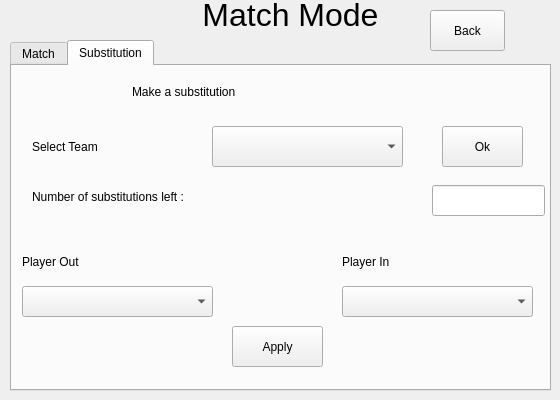
  <widget class="QWidget" name="MatchMode">
   <widget class="QLabel" name="Title_Squad_2">
    <property name="geometry">
     <rect>
      <x>200</x>
      <y>-10</y>
      <width>181</width>
      <height>51</height>
     </rect>
    </property>
    <property name="text">
     <string>&lt;html&gt;&lt;head/&gt;&lt;body&gt;&lt;p align=&quot;center&quot;&gt;&lt;span style=&quot; font-size:24pt;&quot;&gt;Match Mode&lt;/span&gt;&lt;/p&gt;&lt;/body&gt;&lt;/html&gt;</string>
    </property>
   </widget>
   <widget class="QTabWidget" name="tabWidget">
    <property name="geometry">
     <rect>
      <x>10</x>
      <y>40</y>
      <width>541</width>
      <height>351</height>
     </rect>
    </property>
    <property name="currentIndex">
     <number>1</number>
    </property>
    <widget class="QWidget" name="MatchTab">
     <attribute name="title">
      <string>Match</string>
     </attribute>
     <widget class="QTextEdit" name="MatchNotification">
      <property name="geometry">
       <rect>
        <x>0</x>
        <y>0</y>
        <width>541</width>
        <height>331</height>
       </rect>
      </property>
      <property name="styleSheet">
       <string notr="true">font: 20pt &quot;MS Shell Dlg 2&quot;;</string>
      </property>
      <property name="readOnly">
       <bool>true</bool>
      </property>
     </widget>
    </widget>
    <widget class="QWidget" name="SubTab">
     <attribute name="title">
      <string>Substitution</string>
     </attribute>
     <widget class="QComboBox" name="POutCombo">
      <property name="geometry">
       <rect>
        <x>10</x>
        <y>220</y>
        <width>191</width>
        <height>31</height>
       </rect>
      </property>
     </widget>
     <widget class="QPushButton" name="ApplySubButton">
      <property name="geometry">
       <rect>
        <x>220</x>
        <y>260</y>
        <width>91</width>
        <height>41</height>
       </rect>
      </property>
      <property name="styleSheet">
       <string notr="true">font: 14pt &quot;MS Shell Dlg 2&quot;;</string>
      </property>
      <property name="text">
       <string>Apply</string>
      </property>
     </widget>
     <widget class="QLabel" name="label_2">
      <property name="geometry">
       <rect>
        <x>10</x>
        <y>170</y>
        <width>181</width>
        <height>51</height>
       </rect>
      </property>
      <property name="styleSheet">
       <string notr="true">font: 28pt &quot;MS Shell Dlg 2&quot;;</string>
      </property>
      <property name="text">
       <string>Player Out </string>
      </property>
     </widget>
     <widget class="QComboBox" name="PInCombo">
      <property name="geometry">
       <rect>
        <x>330</x>
        <y>220</y>
        <width>191</width>
        <height>31</height>
       </rect>
      </property>
     </widget>
     <widget class="QLabel" name="label_4">
      <property name="geometry">
       <rect>
        <x>330</x>
        <y>170</y>
        <width>181</width>
        <height>51</height>
       </rect>
      </property>
      <property name="styleSheet">
       <string notr="true">font: 28pt &quot;MS Shell Dlg 2&quot;;</string>
      </property>
      <property name="text">
       <string>Player In </string>
      </property>
     </widget>
     <widget class="QLabel" name="label_5">
      <property name="geometry">
       <rect>
        <x>120</x>
        <y>10</y>
        <width>311</width>
        <height>31</height>
       </rect>
      </property>
      <property name="styleSheet">
       <string notr="true">font: 26pt &quot;MS Shell Dlg 2&quot;;</string>
      </property>
      <property name="text">
       <string>Make a substitution</string>
      </property>
     </widget>
     <widget class="QLabel" name="label_6">
      <property name="geometry">
       <rect>
        <x>20</x>
        <y>110</y>
        <width>381</width>
        <height>41</height>
       </rect>
      </property>
      <property name="styleSheet">
       <string notr="true">font: 22pt &quot;MS Shell Dlg 2&quot;;</string>
      </property>
      <property name="text">
       <string>Number of substitutions left :  </string>
      </property>
     </widget>
     <widget class="QLineEdit" name="SubNum">
      <property name="geometry">
       <rect>
        <x>420</x>
        <y>119</y>
        <width>113</width>
        <height>31</height>
       </rect>
      </property>
      <property name="readOnly">
       <bool>true</bool>
      </property>
     </widget>
     <widget class="QPushButton" name="SelectTeamSubButton">
      <property name="geometry">
       <rect>
        <x>430</x>
        <y>60</y>
        <width>81</width>
        <height>41</height>
       </rect>
      </property>
      <property name="styleSheet">
       <string notr="true">font: 20pt &quot;MS Shell Dlg 2&quot;;</string>
      </property>
      <property name="text">
       <string>Ok</string>
      </property>
     </widget>
     <widget class="QComboBox" name="TeamNamesSubCombo">
      <property name="geometry">
       <rect>
        <x>200</x>
        <y>60</y>
        <width>191</width>
        <height>41</height>
       </rect>
      </property>
      <property name="styleSheet">
       <string notr="true">font: 12pt &quot;MS Shell Dlg 2&quot;;</string>
      </property>
     </widget>
     <widget class="QLabel" name="SelectTeamLabel_2">
      <property name="geometry">
       <rect>
        <x>20</x>
        <y>60</y>
        <width>171</width>
        <height>41</height>
       </rect>
      </property>
      <property name="styleSheet">
       <string notr="true">font: 20pt &quot;MS Shell Dlg 2&quot;;</string>
      </property>
      <property name="text">
       <string>Select Team </string>
      </property>
     </widget>
    </widget>
   </widget>
   <widget class="QPushButton" name="BackFromMMToMM">
    <property name="geometry">
     <rect>
      <x>430</x>
      <y>10</y>
      <width>75</width>
      <height>41</height>
     </rect>
    </property>
    <property name="text">
     <string>Back</string>
    </property>
   </widget>
  </widget>
